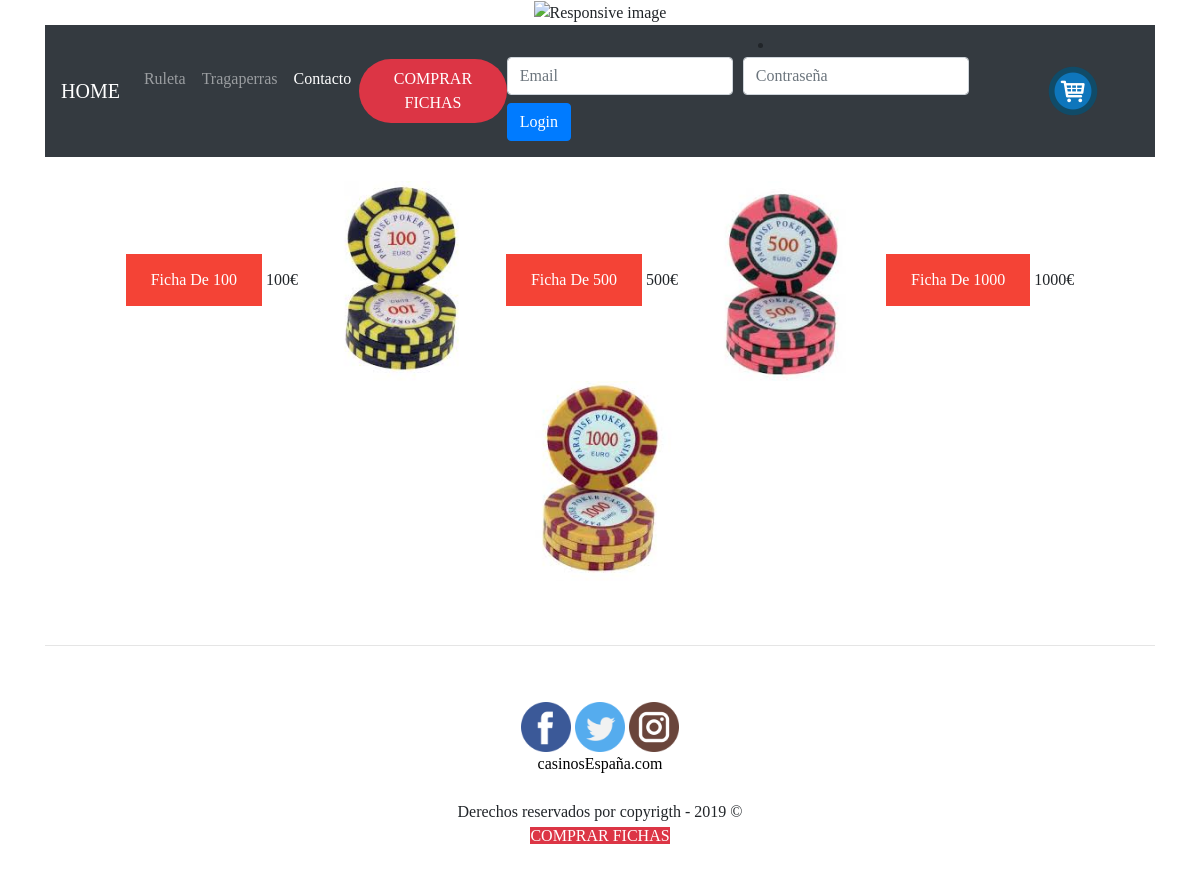
Page /index.php?ctl=listarFichas on the committed database.
### tables this page shows
CREATE TABLE `fichascasino` (
  `id` int(11) NOT NULL,
  `nombre` varchar(255) NOT NULL,
  `precio` int(10) NOT NULL,
  `imagen` varchar(255) NOT NULL
);

### app/controller.php (called while the page is built, shortened)
<?php
class Controller {
    public function listarFichas() {
        $m = new Model(Config::$mvc_bd_nombre, Config::$mvc_bd_usuario, Config::$mvc_bd_clave, Config::$mvc_bd_hostname);
        $params = array('fichas' => $m->dameFichas());
        require __DIR__ . '/templates/listaFichas.php';
    }
}

### app/model.php (called while the page is built, shortened)
<?php
class Model {
    protected $conexion;
    public function __construct($dbname, $dbuser, $dbpass, $dbhost) {
        $mvc_bd_conexion = new mysqli($dbhost, $dbuser, $dbpass, $dbname);
        $mvc_bd_conexion->set_charset("utf8");
        $this->conexion = $mvc_bd_conexion;
    }
    public function dameFichas() {
        $sql = "select * from fichascasino order by precio asc";
        $result = $this->conexion->query($sql);
        $fichas = array();
        while ($row = $result->fetch_assoc()) {
            $fichas[] = $row;
        }
        return $fichas;
    }
}

### app/templates/listaFichas.php (the view, shortened to what this page needs)
<br>
    <?php foreach ($params['fichas'] as $ficha) :?>
        <td><a class="but" href="index.php?ctl=ver&id=<?php echo $ficha['id']?>"><?php echo $ficha['nombre'] ?></a></td>
        <td><?php echo $ficha['precio']. '€'?></td>
        <td><img src='<?php echo $ficha['imagen']?>' width="200px"/></td>
    <?php endforeach; ?>
<?php include 'layout.php' ?>

### web/css/estilo.css (style rules this page uses)
body { font-family: Georgia, "Times New Roman", Times, serif; background-image: url("../web/img/imagenesHome/fondo.jpg"); text-align: center; }
.but:link, .but:visited { background-color: #f44336; color: white; padding: 14px 25px; text-align: center; text-decoration: none; display: inline-block; }

### rows in the picture
fichascasino: nombre "Ficha De 100", precio "100", imagen (picture)
fichascasino: nombre "Ficha De 500", precio "500", imagen (picture)
fichascasino: nombre "Ficha De 1000", precio "1000", imagen (picture)
